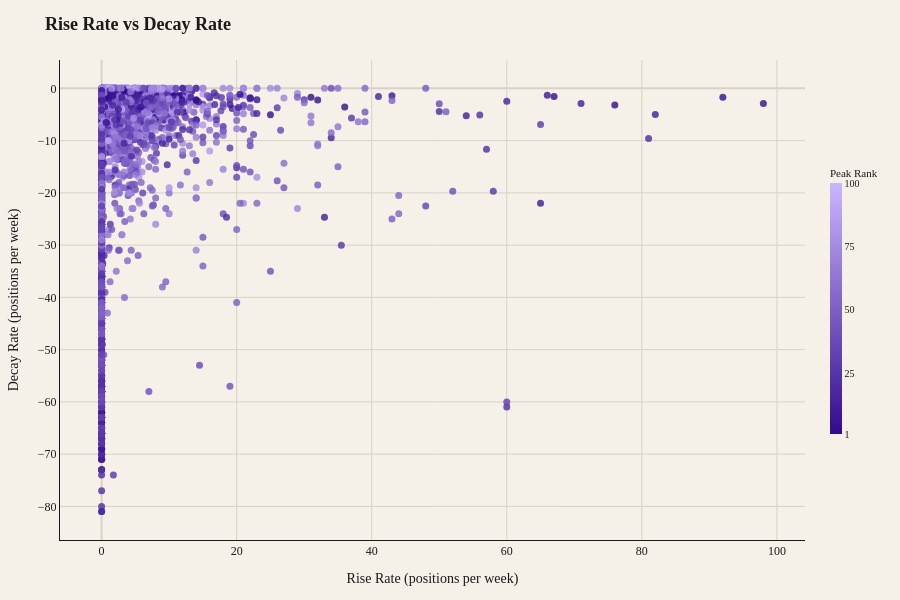

The code cell stored with this chart in its notebook:
### Code cell
# create plot

fig = go.Figure()

fig.add_trace(go.Scatter(
    x=both_df['rise_rate'],
    y=both_df['decay_rate'],
    mode='markers',
    marker=dict(
        size=7,
        color=both_df['peak_rank'],
        colorscale=[
            [0.0,  '#320b8d'],
            [1.0,  "#cab6fd"],
        ],
        colorbar=dict(
            title=dict(text="Peak Rank", font=dict(size=11, color="#1a1a1a")),
            tickvals=[1, 25, 50, 75, 100],
            ticktext=["1", "25", "50", "75", "100"],
            tickfont=dict(size=10, color="#1a1a1a"),
            thickness=12,
            len=0.6,
            outlinewidth=0,
        ),
        cmin=1,
        cmax=100,
        line=dict(width=0),
        opacity=0.8,
    ),
    customdata=both_df[['title', 'artist', 'debut_rank', 'peak_rank', 'end_rank', 'peak_week_1_index', 'post_peak_length', 'end_week_1_index']].values,
    hovertemplate=(
        "<b>%{customdata[0]}</b><br>"
        "%{customdata[1]}<br>"
        "<br>"
        "Rise Rate: %{x:.1f}<br>"
        "Decay Rate: %{y:.1f}<br>"
        "<br>"
        "Debut: #%{customdata[2]:.0f}<br>"
        "Peak: #%{customdata[3]:.0f} (week %{customdata[5]:.0f})<br>"
        "End: #%{customdata[4]:.0f} (week %{customdata[7]:.0f})<br>"
        "<extra></extra>"
    ),
))


fig.update_layout(
    title=dict(
        text=f"<b>Rise Rate vs Decay Rate</b>",
        font=dict(family="Playfair Display, serif", size=18, color="#1a1a1a"),
    ),
    plot_bgcolor="#f5f0e8",
    paper_bgcolor="#f5f0e8",
    font=dict(family="Playfair Display, serif", color="#1a1a1a"),
    xaxis=dict(
        title="Rise Rate (positions per week)",
        gridcolor="#d8d2c6",
        linecolor="#1a1a1a",
        zerolinecolor="#d8d2c6",
    ),
    yaxis=dict(
        title="Decay Rate (positions per week)",
        gridcolor="#d8d2c6",
        linecolor="#1a1a1a",
        zerolinecolor="#d8d2c6",
    ),
    hoverlabel=dict(
        bgcolor="#1a1a1a",
        bordercolor="#1a1a1a",
        font=dict(family="Source Sans 3, sans-serif", size=11, color="#f5f0e8"),
    ),
    width=900,
    height=600,
    margin=dict(t=60, r=20, b=60, l=60),
)

### Figure 1 — Plotly figure (JSON) as saved in the notebook; plotly's stock layout.template omitted (floating-point values rounded to 4 significant figures; data arrays with more than 128 entries replaced by an {"elided": "..."} marker saying what was removed)
{"data": [{"customdata": {"elided": "3757x8 mixed values"}, "hovertemplate": "<b>%{customdata[0]}</b><br>%{customdata[1]}<br><br>Rise Rate: %{x:.1f}<br>Decay Rate: %{y:.1f}<br><br>Debut: #%{customdata[2]:.0f}<br>Peak: #%{customdata[3]:.0f} (week %{customdata[5]:.0f})<br>End: #%{customdata[4]:.0f} (week %{customdata[7]:.0f})<br><extra></extra>", "marker": {"cmax": 100, "cmin": 1, "color": {"elided": "3757 float values"}, "colorbar": {"len": 0.6, "outlinewidth": 0, "thickness": 12, "tickfont": {"color": "#1a1a1a", "size": 10}, "ticktext": ["1", "25", "50", "75", "100"], "tickvals": [1, 25, 50, 75, 100], "title": {"font": {"color": "#1a1a1a", "size": 11}, "text": "Peak Rank"}}, "colorscale": [[0, "#320b8d"], [1, "#cab6fd"]], "line": {"width": 0}, "opacity": 0.8, "size": 7}, "mode": "markers", "type": "scatter", "x": {"elided": "3757 float values"}, "y": {"elided": "3757 float values"}}], "layout": {"font": {"color": "#1a1a1a", "family": "Playfair Display, serif"}, "height": 600, "hoverlabel": {"bgcolor": "#1a1a1a", "bordercolor": "#1a1a1a", "font": {"color": "#f5f0e8", "family": "Source Sans 3, sans-serif", "size": 11}}, "margin": {"b": 60, "l": 60, "r": 20, "t": 60}, "paper_bgcolor": "#f5f0e8", "plot_bgcolor": "#f5f0e8", "title": {"font": {"color": "#1a1a1a", "family": "Playfair Display, serif", "size": 18}, "text": "<b>Rise Rate vs Decay Rate</b>"}, "width": 900, "xaxis": {"gridcolor": "#d8d2c6", "linecolor": "#1a1a1a", "title": {"text": "Rise Rate (positions per week)"}, "zerolinecolor": "#d8d2c6"}, "yaxis": {"gridcolor": "#d8d2c6", "linecolor": "#1a1a1a", "title": {"text": "Decay Rate (positions per week)"}, "zerolinecolor": "#d8d2c6"}}}
